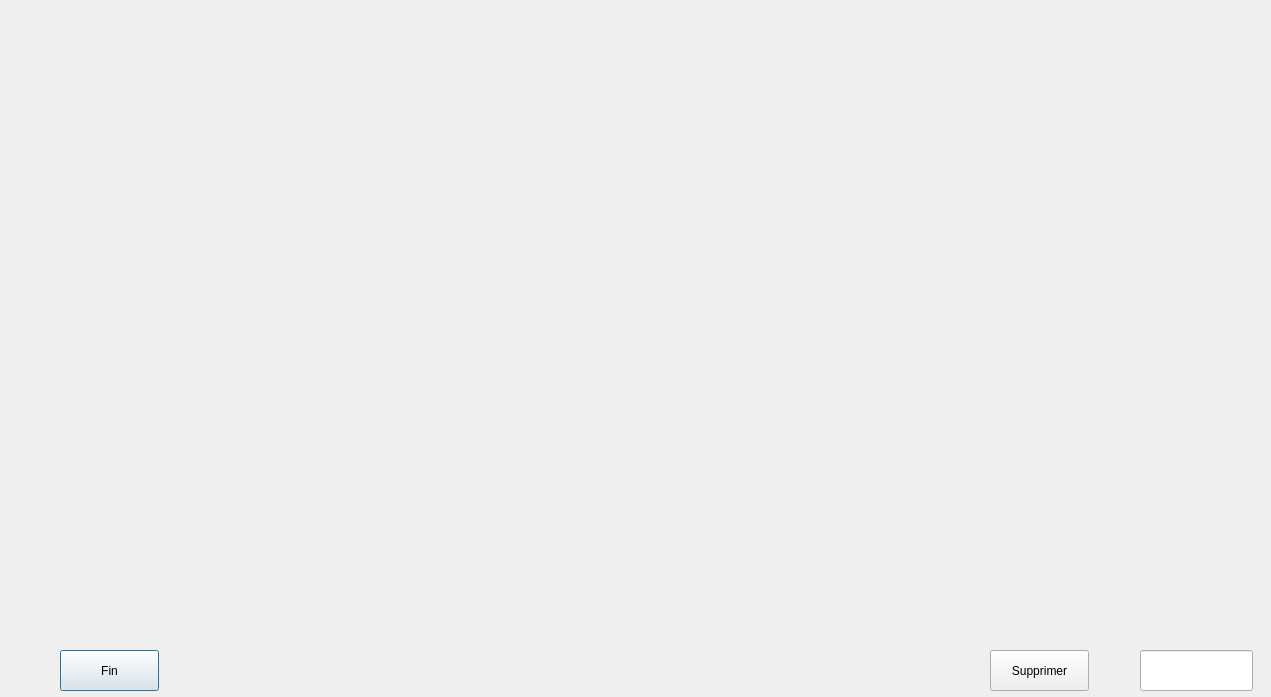
<?xml version="1.0" encoding="UTF-8"?>
<ui version="4.0">
 <class>viewOneDeck</class>
 <widget class="QDialog" name="viewOneDeck">
  <property name="geometry">
   <rect>
    <x>0</x>
    <y>0</y>
    <width>1271</width>
    <height>697</height>
   </rect>
  </property>
  <property name="windowTitle">
   <string>Dialog</string>
  </property>
  <property name="styleSheet">
   <string notr="true">background-image: url(:/img/img/menuBg.png);</string>
  </property>
  <widget class="QWidget" name="layoutWidget">
   <property name="geometry">
    <rect>
     <x>10</x>
     <y>60</y>
     <width>1251</width>
     <height>181</height>
    </rect>
   </property>
   <layout class="QHBoxLayout" name="up"/>
  </widget>
  <widget class="QWidget" name="layoutWidget_2">
   <property name="geometry">
    <rect>
     <x>10</x>
     <y>270</y>
     <width>1251</width>
     <height>161</height>
    </rect>
   </property>
   <layout class="QHBoxLayout" name="mid"/>
  </widget>
  <widget class="QWidget" name="layoutWidget_3">
   <property name="geometry">
    <rect>
     <x>10</x>
     <y>470</y>
     <width>1251</width>
     <height>161</height>
    </rect>
   </property>
   <layout class="QHBoxLayout" name="down"/>
  </widget>
  <widget class="QPushButton" name="pushButton">
   <property name="geometry">
    <rect>
     <x>60</x>
     <y>650</y>
     <width>99</width>
     <height>41</height>
    </rect>
   </property>
   <property name="text">
    <string>Fin</string>
   </property>
  </widget>
  <widget class="QPushButton" name="removeCardButton">
   <property name="geometry">
    <rect>
     <x>990</x>
     <y>650</y>
     <width>99</width>
     <height>41</height>
    </rect>
   </property>
   <property name="text">
    <string>Supprimer</string>
   </property>
  </widget>
  <widget class="QLineEdit" name="txt">
   <property name="geometry">
    <rect>
     <x>1140</x>
     <y>650</y>
     <width>113</width>
     <height>41</height>
    </rect>
   </property>
  </widget>
 </widget>
 <resources/>
 <connections/>
</ui>
